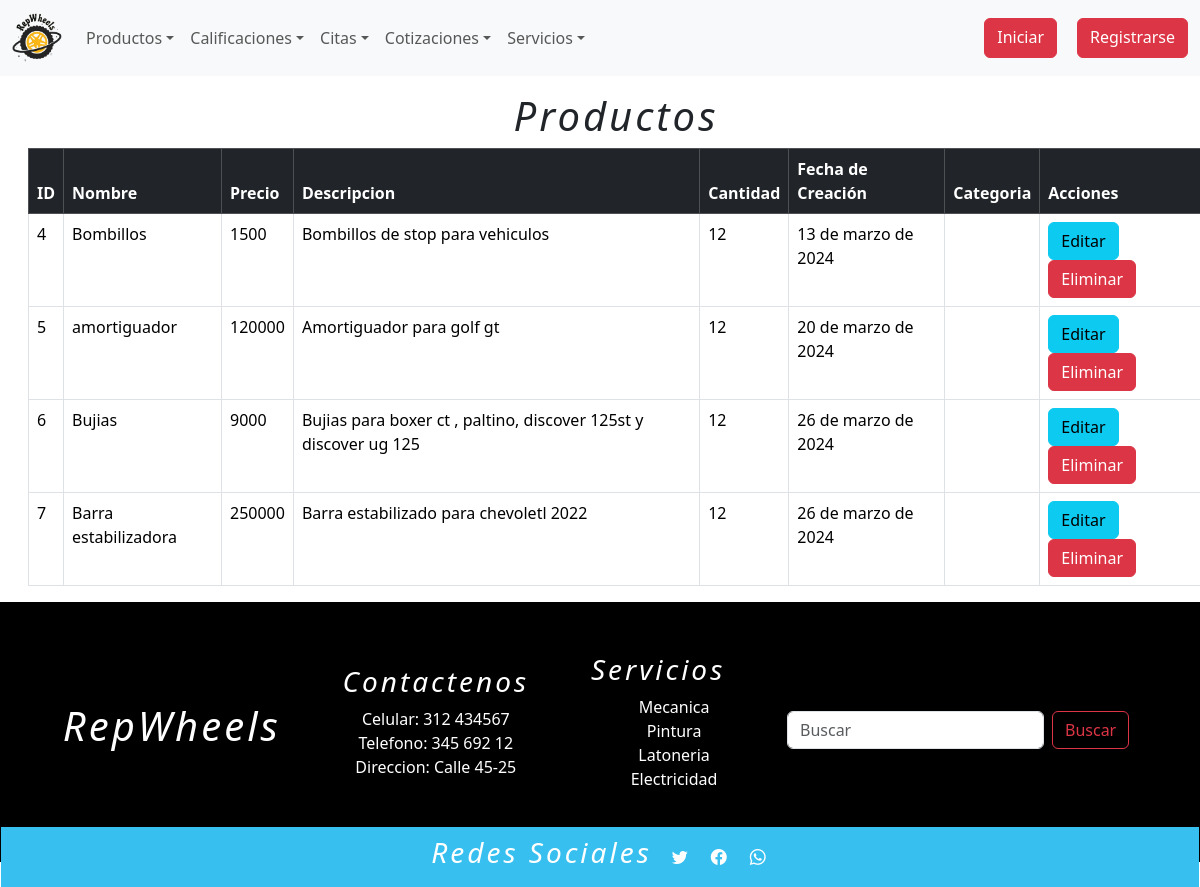
The page /listarProductos on the database its author committed.
### tienda/models.py (models this page shows, shortened)
class Productos(models.Model):
    nombre=models.CharField(max_length=254)
    Precio=models.IntegerField(null = False)
    descripcion_producto = models.TextField()
    cantidad=models.IntegerField()
    fecha_Creacion=models.DateField()
    foto = models.ImageField(upload_to="fotos_productos/", default="fotos_productos/default.png")

### tienda/views.py (the view)
# urls.py: path('listarProductos',views.listarProductos, name= "listarProductos"),
def listarProductos(request):
    q = Productos.objects.all()
    contexto = {"data":q}
    return render(request, "tienda/productos/listarProductos.html",contexto)

### tienda/templates/tienda/productos/listarProductos.html (shortened to what this page needs)
{% extends 'tienda/base1.html' %}
{% load static %}
{% block contenedor %}
<div class="container-fluid m-3" >
    <h1>Productos</h1>
        <table  class="table table-bordered">
            <thead class="table-dark">
                <tr>
                    <th>ID</th>
                    <th>Nombre</th>
                    <th>Precio</th>
                    <th>Descripcion</th>
                    <th>Cantidad</th>
                    <th>Fecha de Creación</th>
                    <th>Categoria</th>
                    <th>Acciones</th>
                </tr>
            </thead>
            <tbody>
                {% for q in data %}
                    <tr>
                        <td>{{ q.id }}</td>
                        <td>{{ q.nombre }}</td>
                        <td>{{ q.Precio }}</td>
                        <td>{{ q.descripcion_producto }}</td>
                        <td>{{ q.cantidad }}</td>
                        <td>{{ q.fecha_Creacion }}</td>
                        <td>{{ q.categoria }}</td>
                        <td>
                            <a class="btn btn-info" href="{% url 'editarProductos' r.id %}">Editar</a>
                            <a class="btn btn-danger" href="javascript:eliminar('{% url 'eliminarProductos' r.id %}')">Eliminar</a>
                        </td>
                    </tr>
                {% endfor %}
            </tbody>
        </table>
</div>
{% endblock %}

### tienda/static/tienda/css/listarPro.css (style rules this page uses)
h1 { font-style: italic; }
table { width: 800px; height: 200px; }
footer h3,h1 { text-align: center; font-style: italic; letter-spacing: 3px; }

### rows shown on the page
Productos: id "4", nombre "Bombillos", Precio "1500", descripcion_producto "Bombillos de stop para vehiculos", cantidad "12", fecha_Creacion "13 de marzo de 2024"
Productos: id "5", nombre "amortiguador", Precio "120000", descripcion_producto "Amortiguador para golf gt", cantidad "12", fecha_Creacion "20 de marzo de 2024"
Productos: id "6", nombre "Bujias", Precio "9000", descripcion_producto "Bujias para boxer ct , paltino, discover 125st y discover ug 125", cantidad "12", fecha_Creacion "26 de marzo de 2024"
Productos: id "7", nombre "Barra estabilizadora", Precio "250000", descripcion_producto "Barra estabilizado para chevoletl 2022", cantidad "12", fecha_Creacion "26 de marzo de 2024"
